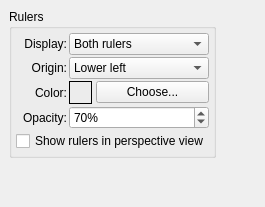
         <widget class="QWidget" name="Rulers" >
          <layout class="QGridLayout" >
           <property name="margin" >
            <number>9</number>
           </property>
           <property name="spacing" >
            <number>6</number>
           </property>
           <item row="0" column="1" >
            <spacer>
             <property name="orientation" >
              <enum>Qt::Horizontal</enum>
             </property>
             <property name="sizeHint" >
              <size>
               <width>40</width>
               <height>20</height>
              </size>
             </property>
            </spacer>
           </item>
           <item row="0" column="0" >
            <layout class="QVBoxLayout" >
             <property name="margin" >
              <number>0</number>
             </property>
             <property name="spacing" >
              <number>6</number>
             </property>
             <item>
              <widget class="QGroupBox" name="rulersGroupBox" >
               <property name="title" >
                <string>Rulers</string>
               </property>
               <layout class="QGridLayout" >
                <property name="margin" >
                 <number>4</number>
                </property>
                <property name="spacing" >
                 <number>2</number>
                </property>
                <item row="3" column="0" >
                 <widget class="QLabel" name="label_5" >
                  <property name="text" >
                   <string>Opacity:</string>
                  </property>
                  <property name="alignment" >
                   <set>Qt::AlignRight|Qt::AlignTrailing|Qt::AlignVCenter</set>
                  </property>
                 </widget>
                </item>
                <item row="2" column="0" >
                 <widget class="QLabel" name="textLabel3_2_4" >
                  <property name="text" >
                   <string>Color:</string>
                  </property>
                  <property name="alignment" >
                   <set>Qt::AlignRight|Qt::AlignTrailing|Qt::AlignVCenter</set>
                  </property>
                 </widget>
                </item>
                <item row="1" column="0" >
                 <widget class="QLabel" name="label_10" >
                  <property name="text" >
                   <string>Origin:</string>
                  </property>
                  <property name="alignment" >
                   <set>Qt::AlignRight|Qt::AlignTrailing|Qt::AlignVCenter</set>
                  </property>
                 </widget>
                </item>
                <item row="1" column="1" >
                 <widget class="QComboBox" name="rulerPositionComboBox" >
                  <item>
                   <property name="text" >
                    <string>Lower left</string>
                   </property>
                  </item>
                  <item>
                   <property name="text" >
                    <string>Upper left</string>
                   </property>
                  </item>
                  <item>
                   <property name="text" >
                    <string>Lower right</string>
                   </property>
                  </item>
                  <item>
                   <property name="text" >
                    <string>Upper right</string>
                   </property>
                  </item>
                 </widget>
                </item>
                <item row="2" column="1" >
                 <layout class="QHBoxLayout" >
                  <property name="margin" >
                   <number>0</number>
                  </property>
                  <property name="spacing" >
                   <number>4</number>
                  </property>
                  <item>
                   <widget class="QFrame" name="ruler_color_frame" >
                    <property name="minimumSize" >
                     <size>
                      <width>23</width>
                      <height>23</height>
                     </size>
                    </property>
                    <property name="maximumSize" >
                     <size>
                      <width>23</width>
                      <height>23</height>
                     </size>
                    </property>
                    <property name="frameShape" >
                     <enum>QFrame::Box</enum>
                    </property>
                    <property name="frameShadow" >
                     <enum>QFrame::Plain</enum>
                    </property>
                   </widget>
                  </item>
                  <item>
                   <widget class="QPushButton" name="ruler_color_btn" >
                    <property name="text" >
                     <string>Choose...</string>
                    </property>
                    <property name="autoDefault" >
                     <bool>false</bool>
                    </property>
                   </widget>
                  </item>
                 </layout>
                </item>
                <item row="3" column="1" >
                 <widget class="QSpinBox" name="rulerOpacitySpinBox" >
                  <property name="suffix" >
                   <string>%</string>
                  </property>
                  <property name="maximum" >
                   <number>100</number>
                  </property>
                  <property name="value" >
                   <number>70</number>
                  </property>
                 </widget>
                </item>
                <item row="0" column="1" >
                 <widget class="QComboBox" name="rulerDisplayComboBox" >
                  <item>
                   <property name="text" >
                    <string>Both rulers</string>
                   </property>
                  </item>
                  <item>
                   <property name="text" >
                    <string>Vertical ruler only</string>
                   </property>
                  </item>
                  <item>
                   <property name="text" >
                    <string>Horizontal ruler only</string>
                   </property>
                  </item>
                 </widget>
                </item>
                <item row="0" column="0" >
                 <widget class="QLabel" name="label_12" >
                  <property name="text" >
                   <string>Display:</string>
                  </property>
                  <property name="alignment" >
                   <set>Qt::AlignRight|Qt::AlignTrailing|Qt::AlignVCenter</set>
                  </property>
                 </widget>
                </item>
                <item row="4" column="0" colspan="2" >
                 <widget class="QCheckBox" name="showRulersInPerspectiveViewCheckBox" >
                  <property name="text" >
                   <string>Show rulers in perspective view</string>
                  </property>
                 </widget>
                </item>
               </layout>
              </widget>
             </item>
             <item>
              <spacer>
               <property name="orientation" >
                <enum>Qt::Vertical</enum>
               </property>
               <property name="sizeHint" >
                <size>
                 <width>20</width>
                 <height>40</height>
                </size>
               </property>
              </spacer>
             </item>
            </layout>
           </item>
          </layout>
         </widget>
